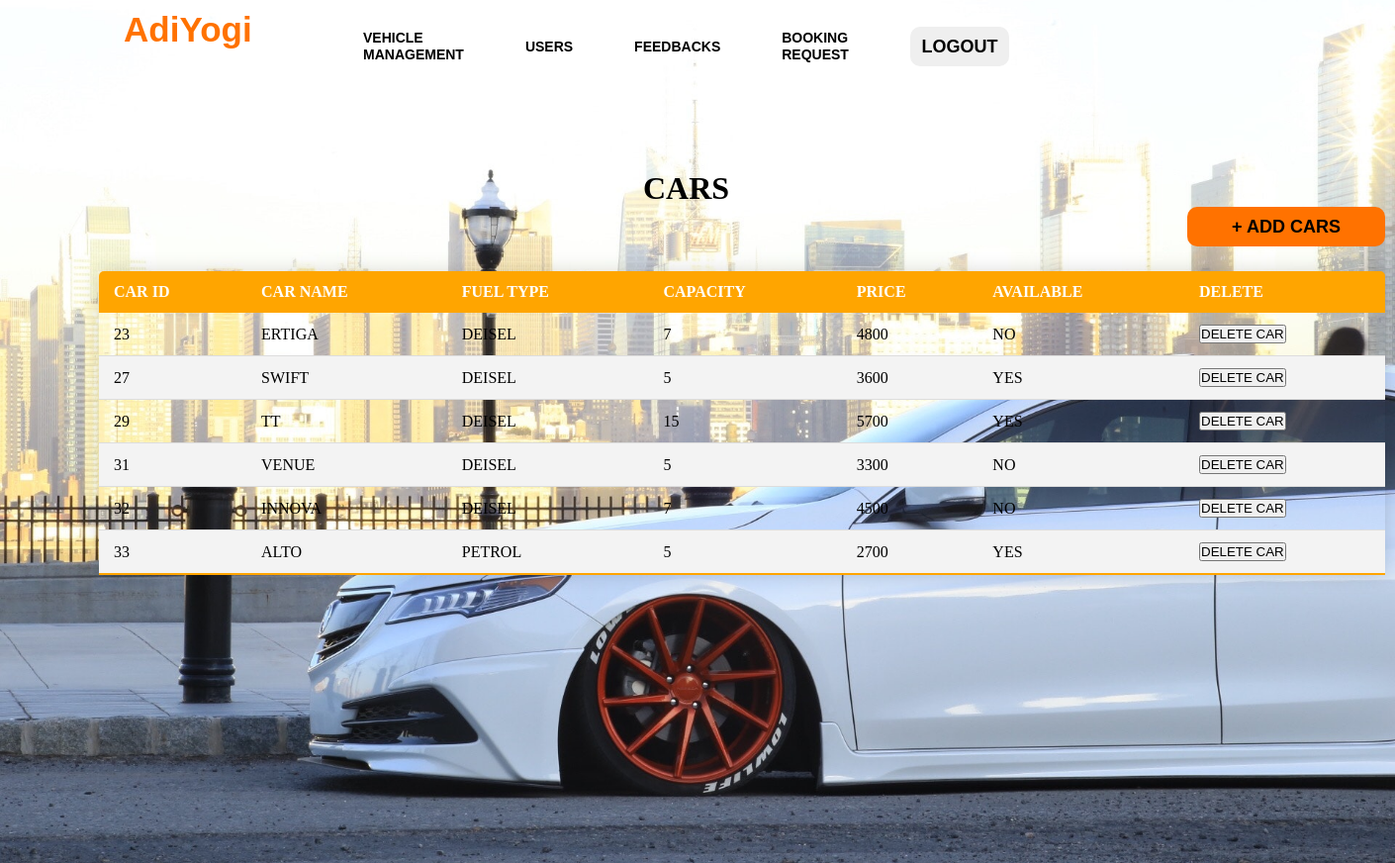
The app's page /adminvehicle.php with its own data.
### tables this page shows
CREATE TABLE `cars` (
  `CAR_ID` int(11) NOT NULL,
  `CAR_NAME` varchar(255) NOT NULL,
  `FUEL_TYPE` varchar(255) NOT NULL,
  `CAPACITY` int(11) NOT NULL,
  `PRICE` int(11) NOT NULL,
  `CAR_IMG` varchar(255) NOT NULL,
  `AVAILABLE` varchar(255) NOT NULL
);

### adminvehicle.php (the view, shortened to what this page needs)
<!DOCTYPE html>
<html lang="en">
<head>
</head>
<body>
<?php
require_once('connection.php');
$query="SELECT *from cars";
$queryy=mysqli_query($con,$query);
?>
<div class="hai">
        <div class="navbar">
            <div class="icon">
                <h2 class="logo">AdiYogi</h2>
            </div>
            <div class="menu">
                <ul>
                    <li><a href="adminvehicle.php">VEHICLE MANAGEMENT</a></li>
                    <li><a href="adminusers.php">USERS</a></li>
                    <li><a href="admindash.php">FEEDBACKS</a></li>
                    <li><a href="adminbook.php">BOOKING REQUEST</a></li>
                  <li> <button class="nn"><a href="index.php">LOGOUT</a></button></li>
                </ul>
            </div>
         </div>
         </div>
        <div>
            <h1 class="header">CARS</h1>
            <button class="add"><a href="addcar.php">+ ADD CARS</a></button>
            <div>
                <div>
                    <table class="content-table">
                <thead>
                    <tr>
                        <th>CAR ID</th>
                        <th>CAR NAME</th>
                        <th>FUEL TYPE</th>
                        <th>CAPACITY</th>
                        <th>PRICE</th>
                        <th>AVAILABLE</th>
                        <th>DELETE</th>
                    </tr>
                </thead>
                <tbody>
                <?php
                while($res=mysqli_fetch_array($queryy)){
                ?>
                <tr  class="active-row">
                    <td><?php echo $res['CAR_ID'];?></php></td>
                    <td><?php echo $res['CAR_NAME'];?></php></td>
                    <td><?php echo $res['FUEL_TYPE'];?></php></td>
                    <td><?php echo $res['CAPACITY'];?></php></td>
                    <td><?php echo $res['PRICE'];?></php></td>
                    <td><?php
                    if($res['AVAILABLE']=='Y')
                    {
                        echo 'YES';
                    }
                    else{
                        echo 'NO';
                    }
                    ?></php></td>
                    <td><button type="submit" class="but" name="approve"><a href="deletecar.php?id=<?php echo $res['CAR_ID']?>">DELETE CAR</a></button></td>
                </tr>
               <?php } ?>
                </tbody>
                </table>
                </div>
            </div>
        </div>
</body>
</html>

### adminvehicle.php (style rules this page uses)
* { margin: 0; padding: 0; }
.hai { width: 100%; background: linear-gradient(to top, rgba(0,0,0,0)50%, rgba(0,0,0,0)50%),url("../images/carbg2.jpg"); background-position: center; background-size: cover; height: 109vh; animation: infiniteScrollBg 50s linear infinite; }
.navbar { width: 1200px; height: 75px; margin: auto; }
.icon { width:200px; float: left; height : 70px; }
.logo { color: #ff7200; font-size: 35px; font-family: Arial; padding-left: 20px; float:left; padding-top: 10px; }
.menu { width: 400px; float: left; height: 70px; }
ul { float: left; display: flex; justify-content: center; align-items: center; }
ul li { list-style: none; margin-left: 62px; margin-top: 27px; font-size: 14px; }
ul li a { text-decoration: none; color: black; font-family: Arial; font-weight: bold; transition: 0.4s ease-in-out; }
.content-table { border-collapse: collapse; font-size: 1em; min-width: 400px; border-radius: 5px 5px 0 0; overflow: hidden; box-shadow:0 0 20px rgba(0,0,0,0.15); margin-left : 100px ; margin-top: 25px; width: 1300px; height: 300px; }
.content-table thead tr { background-color: orange; color: white; text-align: left; }
.content-table th, .content-table td { padding: 12px 15px; }
.content-table tbody tr { border-bottom: 1px solid #dddddd; }
.content-table tbody tr:nth-of-type(even) { background-color: #f3f3f3; }
.content-table tbody tr:last-of-type { border-bottom: 2px solid orange; }
.header { margin-top: -700px; margin-left: 650px; }
.nn { width:100px; border:none; height: 40px; font-size: 18px; border-radius: 10px; cursor: pointer; color:white; transition: 0.4s ease; }
.nn a { text-decoration: none; color: black; font-weight: bold; }
.add { width: 200px; height: 40px; background: #ff7200; border:none; font-size: 18px; border-radius: 10px; cursor: pointer; color:#fff; transition: 0.4s ease; margin-left: 1200px; }
.add a { text-decoration: none; color: black; font-weight: bolder; }
.but a { text-decoration: none; color: black; }

### records on screen
cars: CAR_ID "23", CAR_NAME "ERTIGA", FUEL_TYPE "DEISEL", CAPACITY "7", PRICE "4800", AVAILABLE "NO"
cars: CAR_ID "27", CAR_NAME "SWIFT", FUEL_TYPE "DEISEL", CAPACITY "5", PRICE "3600", AVAILABLE "YES"
cars: CAR_ID "29", CAR_NAME "TT", FUEL_TYPE "DEISEL", CAPACITY "15", PRICE "5700", AVAILABLE "YES"
cars: CAR_ID "31", CAR_NAME "VENUE", FUEL_TYPE "DEISEL", CAPACITY "5", PRICE "3300", AVAILABLE "NO"
cars: CAR_ID "32", CAR_NAME "INNOVA", FUEL_TYPE "DEISEL", CAPACITY "7", PRICE "4500", AVAILABLE "NO"
cars: CAR_ID "33", CAR_NAME "ALTO", FUEL_TYPE "PETROL", CAPACITY "5", PRICE "2700", AVAILABLE "YES"
